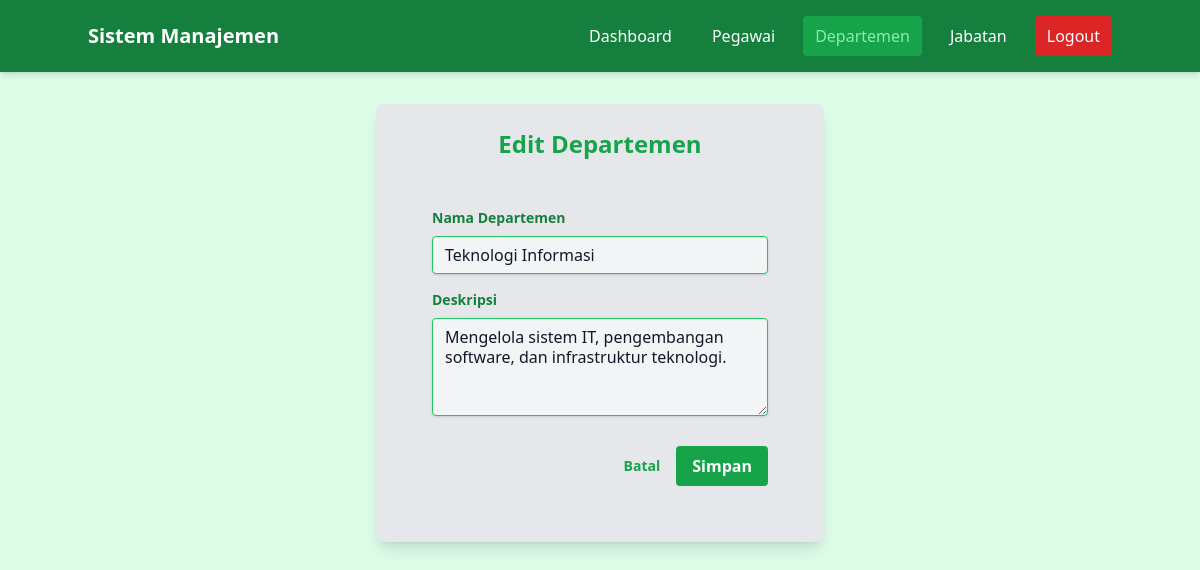
Screenshot of /pages/departemen/edit.php?id=1 (signed in) with the database file from the repository.
### tables this page shows
CREATE TABLE `departemen` (
  `id` int(11) NOT NULL,
  `nama_departemen` varchar(100) NOT NULL,
  `deskripsi` text DEFAULT NULL
);

### pages/departemen/edit.php (the view, shortened to what this page needs)
<?php
include '../../tampilan/navbar.php';
require_once '../../config/config.php';
$id = mysqli_real_escape_string($koneksi, $_GET['id']);
$query = "SELECT * FROM departemen WHERE id = '$id'";
$result = mysqli_query($koneksi, $query);
$departemen = mysqli_fetch_assoc($result);
?>
<div class="container mx-auto px-4 py-8">
    <div class="max-w-md mx-auto bg-gray-200 text-gray-900 shadow-lg rounded-lg px-8 pt-6 pb-8 mb-4">
        <h2 class="text-2xl font-bold mb-6 text-center text-green-600">Edit Departemen</h2>
        <form action="../../proses/departemen/edit.php" method="POST" class="p-6">
            <div class="mb-4">
                <label for="for=nama_departemen" class="block text-green-700 text-sm font-bold mb-2">Nama Departemen</label>
                <input type="text" name="nama_departemen" id="nama_departemen" required
                       value="<?php echo htmlspecialchars($departemen['nama_departemen']); ?>"
                       class="shadow appearance-none border border-green-500 bg-gray-100 text-gray-900 rounded w-full py-2 px-3 leading-tight focus:outline-none focus:ring-2 focus:ring-green-400"
                    placeholder="Masukkan nama departemen">
            </div>
            <div class="mb-6">
                <label for="deskripsi" class="block text-green-700 text-sm font-bold mb-2">Deskripsi</label>
                <textarea name="deskripsi" id="deskripsi"
                          class="shadow appearance-none border border-green-500 bg-gray-100 text-gray-900 rounded w-full py-2 px-3 leading-tight focus:outline-none focus:ring-2 focus:ring-green-400"
                          placeholder="Masukkan deskripsi departemen" rows="4"><?php echo htmlspecialchars($departemen['deskripsi'] ?? ''); ?></textarea>
            </div>
            <div class="flex items-center justify-end space-x-4">
                <a href="index.php" class="inline-block align-baseline font-bold text-sm text-green-600 hover:text-green-500">
                    Batal
                </a>
                <button type="submit" class="bg-green-600 hover:bg-green-700 text-white font-bold py-2 px-4 rounded focus:outline-none focus:shadow-outline">
                    Simpan
                </button>
            </div>
        </form>
    </div>
</div>
</body>
</html>

### rows the page displays
departemen: nama_departemen "Teknologi Informasi", deskripsi "Mengelola sistem IT, pengembangan software, dan infrastruktur teknologi."
